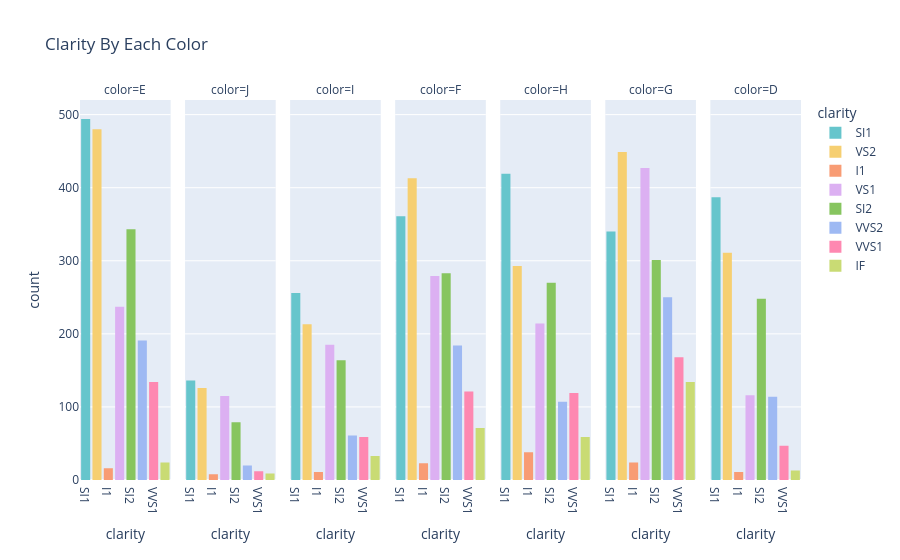

Notebook code for this chart:
### Code cell
px.histogram(df.sample(n=10000, replace=False, random_state=123).sort_index(), x='clarity', facet_col='color', color='clarity', title='Clarity By Each Color', color_discrete_sequence=px.colors.qualitative.Pastel)

### Figure 1 — Plotly figure (JSON) as saved in the notebook; plotly's stock layout.template omitted (floating-point values rounded to 4 significant figures; data arrays with more than 128 entries replaced by an {"elided": "..."} marker saying what was removed)
{"data": [{"alignmentgroup": "True", "bingroup": "x", "hovertemplate": "clarity=%{x}<br>color=E<br>count=%{y}<extra></extra>", "legendgroup": "SI1", "marker": {"color": "rgb(102, 197, 204)", "pattern": {"shape": ""}}, "name": "SI1", "offsetgroup": "SI1", "orientation": "v", "showlegend": true, "type": "histogram", "x": {"elided": "494 str values"}, "xaxis": "x", "yaxis": "y"}, {"alignmentgroup": "True", "bingroup": "x", "hovertemplate": "clarity=%{x}<br>color=J<br>count=%{y}<extra></extra>", "legendgroup": "SI1", "marker": {"color": "rgb(102, 197, 204)", "pattern": {"shape": ""}}, "name": "SI1", "offsetgroup": "SI1", "orientation": "v", "showlegend": false, "type": "histogram", "x": {"elided": "136 str values"}, "xaxis": "x2", "yaxis": "y2"}, {"alignmentgroup": "True", "bingroup": "x", "hovertemplate": "clarity=%{x}<br>color=I<br>count=%{y}<extra></extra>", "legendgroup": "SI1", "marker": {"color": "rgb(102, 197, 204)", "pattern": {"shape": ""}}, "name": "SI1", "offsetgroup": "SI1", "orientation": "v", "showlegend": false, "type": "histogram", "x": {"elided": "256 str values"}, "xaxis": "x3", "yaxis": "y3"}, {"alignmentgroup": "True", "bingroup": "x", "hovertemplate": "clarity=%{x}<br>color=F<br>count=%{y}<extra></extra>", "legendgroup": "SI1", "marker": {"color": "rgb(102, 197, 204)", "pattern": {"shape": ""}}, "name": "SI1", "offsetgroup": "SI1", "orientation": "v", "showlegend": false, "type": "histogram", "x": {"elided": "361 str values"}, "xaxis": "x4", "yaxis": "y4"}, {"alignmentgroup": "True", "bingroup": "x", "hovertemplate": "clarity=%{x}<br>color=H<br>count=%{y}<extra></extra>", "legendgroup": "SI1", "marker": {"color": "rgb(102, 197, 204)", "pattern": {"shape": ""}}, "name": "SI1", "offsetgroup": "SI1", "orientation": "v", "showlegend": false, "type": "histogram", "x": {"elided": "419 str values"}, "xaxis": "x5", "yaxis": "y5"}, {"alignmentgroup": "True", "bingroup": "x", "hovertemplate": "clarity=%{x}<br>color=G<br>count=%{y}<extra></extra>", "legendgroup": "SI1", "marker": {"color": "rgb(102, 197, 204)", "pattern": {"shape": ""}}, "name": "SI1", "offsetgroup": "SI1", "orientation": "v", "showlegend": false, "type": "histogram", "x": {"elided": "340 str values"}, "xaxis": "x6", "yaxis": "y6"}, {"alignmentgroup": "True", "bingroup": "x", "hovertemplate": "clarity=%{x}<br>color=D<br>count=%{y}<extra></extra>", "legendgroup": "SI1", "marker": {"color": "rgb(102, 197, 204)", "pattern": {"shape": ""}}, "name": "SI1", "offsetgroup": "SI1", "orientation": "v", "showlegend": false, "type": "histogram", "x": {"elided": "387 str values"}, "xaxis": "x7", "yaxis": "y7"}, {"alignmentgroup": "True", "bingroup": "x", "hovertemplate": "clarity=%{x}<br>color=E<br>count=%{y}<extra></extra>", "legendgroup": "VS2", "marker": {"color": "rgb(246, 207, 113)", "pattern": {"shape": ""}}, "name": "VS2", "offsetgroup": "VS2", "orientation": "v", "showlegend": true, "type": "histogram", "x": {"elided": "480 str values"}, "xaxis": "x", "yaxis": "y"}, {"alignmentgroup": "True", "bingroup": "x", "hovertemplate": "clarity=%{x}<br>color=J<br>count=%{y}<extra></extra>", "legendgroup": "VS2", "marker": {"color": "rgb(246, 207, 113)", "pattern": {"shape": ""}}, "name": "VS2", "offsetgroup": "VS2", "orientation": "v", "showlegend": false, "type": "histogram", "x": ["VS2", "VS2", "VS2", "VS2", "VS2", "VS2", "VS2", "VS2", "VS2", "VS2", "VS2", "VS2", "VS2", "VS2", "VS2", "VS2", "VS2", "VS2", "VS2", "VS2", "VS2", "VS2", "VS2", "VS2", "VS2", "VS2", "VS2", "VS2", "VS2", "VS2", "VS2", "VS2", "VS2", "VS2", "VS2", "VS2", "VS2", "VS2", "VS2", "VS2", "VS2", "VS2", "VS2", "VS2", "VS2", "VS2", "VS2", "VS2", "VS2", "VS2", "VS2", "VS2", "VS2", "VS2", "VS2", "VS2", "VS2", "VS2", "VS2", "VS2", "VS2", "VS2", "VS2", "VS2", "VS2", "VS2", "VS2", "VS2", "VS2", "VS2", "VS2", "VS2", "VS2", "VS2", "VS2", "VS2", "VS2", "VS2", "VS2", "VS2", "VS2", "VS2", "VS2", "VS2", "VS2", "VS2", "VS2", "VS2", "VS2", "VS2", "VS2", "VS2", "VS2", "VS2", "VS2", "VS2", "VS2", "VS2", "VS2", "VS2", "VS2", "VS2", "VS2", "VS2", "VS2", "VS2", "VS2", "VS2", "VS2", "VS2", "VS2", "VS2", "VS2", "VS2", "VS2", "VS2", "VS2", "VS2", "VS2", "VS2", "VS2", "VS2", "VS2", "VS2", "VS2", "VS2"], "xaxis": "x2", "yaxis": "y2"}, {"alignmentgroup": "True", "bingroup": "x", "hovertemplate": "clarity=%{x}<br>color=I<br>count=%{y}<extra></extra>", "legendgroup": "VS2", "marker": {"color": "rgb(246, 207, 113)", "pattern": {"shape": ""}}, "name": "VS2", "offsetgroup": "VS2", "orientation": "v", "showlegend": false, "type": "histogram", "x": {"elided": "213 str values"}, "xaxis": "x3", "yaxis": "y3"}, {"alignmentgroup": "True", "bingroup": "x", "hovertemplate": "clarity=%{x}<br>color=F<br>count=%{y}<extra></extra>", "legendgroup": "VS2", "marker": {"color": "rgb(246, 207, 113)", "pattern": {"shape": ""}}, "name": "VS2", "offsetgroup": "VS2", "orientation": "v", "showlegend": false, "type": "histogram", "x": {"elided": "413 str values"}, "xaxis": "x4", "yaxis": "y4"}, {"alignmentgroup": "True", "bingroup": "x", "hovertemplate": "clarity=%{x}<br>color=H<br>count=%{y}<extra></extra>", "legendgroup": "VS2", "marker": {"color": "rgb(246, 207, 113)", "pattern": {"shape": ""}}, "name": "VS2", "offsetgroup": "VS2", "orientation": "v", "showlegend": false, "type": "histogram", "x": {"elided": "293 str values"}, "xaxis": "x5", "yaxis": "y5"}, {"alignmentgroup": "True", "bingroup": "x", "hovertemplate": "clarity=%{x}<br>color=G<br>count=%{y}<extra></extra>", "legendgroup": "VS2", "marker": {"color": "rgb(246, 207, 113)", "pattern": {"shape": ""}}, "name": "VS2", "offsetgroup": "VS2", "orientation": "v", "showlegend": false, "type": "histogram", "x": {"elided": "449 str values"}, "xaxis": "x6", "yaxis": "y6"}, {"alignmentgroup": "True", "bingroup": "x", "hovertemplate": "clarity=%{x}<br>color=D<br>count=%{y}<extra></extra>", "legendgroup": "VS2", "marker": {"color": "rgb(246, 207, 113)", "pattern": {"shape": ""}}, "name": "VS2", "offsetgroup": "VS2", "orientation": "v", "showlegend": false, "type": "histogram", "x": {"elided": "311 str values"}, "xaxis": "x7", "yaxis": "y7"}, {"alignmentgroup": "True", "bingroup": "x", "hovertemplate": "clarity=%{x}<br>color=E<br>count=%{y}<extra></extra>", "legendgroup": "I1", "marker": {"color": "rgb(248, 156, 116)", "pattern": {"shape": ""}}, "name": "I1", "offsetgroup": "I1", "orientation": "v", "showlegend": true, "type": "histogram", "x": ["I1", "I1", "I1", "I1", "I1", "I1", "I1", "I1", "I1", "I1", "I1", "I1", "I1", "I1", "I1", "I1"], "xaxis": "x", "yaxis": "y"}, {"alignmentgroup": "True", "bingroup": "x", "hovertemplate": "clarity=%{x}<br>color=J<br>count=%{y}<extra></extra>", "legendgroup": "I1", "marker": {"color": "rgb(248, 156, 116)", "pattern": {"shape": ""}}, "name": "I1", "offsetgroup": "I1", "orientation": "v", "showlegend": false, "type": "histogram", "x": ["I1", "I1", "I1", "I1", "I1", "I1", "I1", "I1"], "xaxis": "x2", "yaxis": "y2"}, {"alignmentgroup": "True", "bingroup": "x", "hovertemplate": "clarity=%{x}<br>color=I<br>count=%{y}<extra></extra>", "legendgroup": "I1", "marker": {"color": "rgb(248, 156, 116)", "pattern": {"shape": ""}}, "name": "I1", "offsetgroup": "I1", "orientation": "v", "showlegend": false, "type": "histogram", "x": ["I1", "I1", "I1", "I1", "I1", "I1", "I1", "I1", "I1", "I1", "I1"], "xaxis": "x3", "yaxis": "y3"}, {"alignmentgroup": "True", "bingroup": "x", "hovertemplate": "clarity=%{x}<br>color=F<br>count=%{y}<extra></extra>", "legendgroup": "I1", "marker": {"color": "rgb(248, 156, 116)", "pattern": {"shape": ""}}, "name": "I1", "offsetgroup": "I1", "orientation": "v", "showlegend": false, "type": "histogram", "x": ["I1", "I1", "I1", "I1", "I1", "I1", "I1", "I1", "I1", "I1", "I1", "I1", "I1", "I1", "I1", "I1", "I1", "I1", "I1", "I1", "I1", "I1", "I1"], "xaxis": "x4", "yaxis": "y4"}, {"alignmentgroup": "True", "bingroup": "x", "hovertemplate": "clarity=%{x}<br>color=H<br>count=%{y}<extra></extra>", "legendgroup": "I1", "marker": {"color": "rgb(248, 156, 116)", "pattern": {"shape": ""}}, "name": "I1", "offsetgroup": "I1", "orientation": "v", "showlegend": false, "type": "histogram", "x": ["I1", "I1", "I1", "I1", "I1", "I1", "I1", "I1", "I1", "I1", "I1", "I1", "I1", "I1", "I1", "I1", "I1", "I1", "I1", "I1", "I1", "I1", "I1", "I1", "I1", "I1", "I1", "I1", "I1", "I1", "I1", "I1", "I1", "I1", "I1", "I1", "I1", "I1"], "xaxis": "x5", "yaxis": "y5"}, {"alignmentgroup": "True", "bingroup": "x", "hovertemplate": "clarity=%{x}<br>color=G<br>count=%{y}<extra></extra>", "legendgroup": "I1", "marker": {"color": "rgb(248, 156, 116)", "pattern": {"shape": ""}}, "name": "I1", "offsetgroup": "I1", "orientation": "v", "showlegend": false, "type": "histogram", "x": ["I1", "I1", "I1", "I1", "I1", "I1", "I1", "I1", "I1", "I1", "I1", "I1", "I1", "I1", "I1", "I1", "I1", "I1", "I1", "I1", "I1", "I1", "I1", "I1"], "xaxis": "x6", "yaxis": "y6"}, {"alignmentgroup": "True", "bingroup": "x", "hovertemplate": "clarity=%{x}<br>color=D<br>count=%{y}<extra></extra>", "legendgroup": "I1", "marker": {"color": "rgb(248, 156, 116)", "pattern": {"shape": ""}}, "name": "I1", "offsetgroup": "I1", "orientation": "v", "showlegend": false, "type": "histogram", "x": ["I1", "I1", "I1", "I1", "I1", "I1", "I1", "I1", "I1", "I1", "I1"], "xaxis": "x7", "yaxis": "y7"}, {"alignmentgroup": "True", "bingroup": "x", "hovertemplate": "clarity=%{x}<br>color=E<br>count=%{y}<extra></extra>", "legendgroup": "VS1", "marker": {"color": "rgb(220, 176, 242)", "pattern": {"shape": ""}}, "name": "VS1", "offsetgroup": "VS1", "orientation": "v", "showlegend": true, "type": "histogram", "x": {"elided": "237 str values"}, "xaxis": "x", "yaxis": "y"}, {"alignmentgroup": "True", "bingroup": "x", "hovertemplate": "clarity=%{x}<br>color=J<br>count=%{y}<extra></extra>", "legendgroup": "VS1", "marker": {"color": "rgb(220, 176, 242)", "pattern": {"shape": ""}}, "name": "VS1", "offsetgroup": "VS1", "orientation": "v", "showlegend": false, "type": "histogram", "x": ["VS1", "VS1", "VS1", "VS1", "VS1", "VS1", "VS1", "VS1", "VS1", "VS1", "VS1", "VS1", "VS1", "VS1", "VS1", "VS1", "VS1", "VS1", "VS1", "VS1", "VS1", "VS1", "VS1", "VS1", "VS1", "VS1", "VS1", "VS1", "VS1", "VS1", "VS1", "VS1", "VS1", "VS1", "VS1", "VS1", "VS1", "VS1", "VS1", "VS1", "VS1", "VS1", "VS1", "VS1", "VS1", "VS1", "VS1", "VS1", "VS1", "VS1", "VS1", "VS1", "VS1", "VS1", "VS1", "VS1", "VS1", "VS1", "VS1", "VS1", "VS1", "VS1", "VS1", "VS1", "VS1", "VS1", "VS1", "VS1", "VS1", "VS1", "VS1", "VS1", "VS1", "VS1", "VS1", "VS1", "VS1", "VS1", "VS1", "VS1", "VS1", "VS1", "VS1", "VS1", "VS1", "VS1", "VS1", "VS1", "VS1", "VS1", "VS1", "VS1", "VS1", "VS1", "VS1", "VS1", "VS1", "VS1", "VS1", "VS1", "VS1", "VS1", "VS1", "VS1", "VS1", "VS1", "VS1", "VS1", "VS1", "VS1", "VS1", "VS1", "VS1", "VS1", "VS1"], "xaxis": "x2", "yaxis": "y2"}, {"alignmentgroup": "True", "bingroup": "x", "hovertemplate": "clarity=%{x}<br>color=I<br>count=%{y}<extra></extra>", "legendgroup": "VS1", "marker": {"color": "rgb(220, 176, 242)", "pattern": {"shape": ""}}, "name": "VS1", "offsetgroup": "VS1", "orientation": "v", "showlegend": false, "type": "histogram", "x": {"elided": "185 str values"}, "xaxis": "x3", "yaxis": "y3"}, {"alignmentgroup": "True", "bingroup": "x", "hovertemplate": "clarity=%{x}<br>color=F<br>count=%{y}<extra></extra>", "legendgroup": "VS1", "marker": {"color": "rgb(220, 176, 242)", "pattern": {"shape": ""}}, "name": "VS1", "offsetgroup": "VS1", "orientation": "v", "showlegend": false, "type": "histogram", "x": {"elided": "279 str values"}, "xaxis": "x4", "yaxis": "y4"}, {"alignmentgroup": "True", "bingroup": "x", "hovertemplate": "clarity=%{x}<br>color=H<br>count=%{y}<extra></extra>", "legendgroup": "VS1", "marker": {"color": "rgb(220, 176, 242)", "pattern": {"shape": ""}}, "name": "VS1", "offsetgroup": "VS1", "orientation": "v", "showlegend": false, "type": "histogram", "x": {"elided": "214 str values"}, "xaxis": "x5", "yaxis": "y5"}, {"alignmentgroup": "True", "bingroup": "x", "hovertemplate": "clarity=%{x}<br>color=G<br>count=%{y}<extra></extra>", "legendgroup": "VS1", "marker": {"color": "rgb(220, 176, 242)", "pattern": {"shape": ""}}, "name": "VS1", "offsetgroup": "VS1", "orientation": "v", "showlegend": false, "type": "histogram", "x": {"elided": "427 str values"}, "xaxis": "x6", "yaxis": "y6"}, {"alignmentgroup": "True", "bingroup": "x", "hovertemplate": "clarity=%{x}<br>color=D<br>count=%{y}<extra></extra>", "legendgroup": "VS1", "marker": {"color": "rgb(220, 176, 242)", "pattern": {"shape": ""}}, "name": "VS1", "offsetgroup": "VS1", "orientation": "v", "showlegend": false, "type": "histogram", "x": ["VS1", "VS1", "VS1", "VS1", "VS1", "VS1", "VS1", "VS1", "VS1", "VS1", "VS1", "VS1", "VS1", "VS1", "VS1", "VS1", "VS1", "VS1", "VS1", "VS1", "VS1", "VS1", "VS1", "VS1", "VS1", "VS1", "VS1", "VS1", "VS1", "VS1", "VS1", "VS1", "VS1", "VS1", "VS1", "VS1", "VS1", "VS1", "VS1", "VS1", "VS1", "VS1", "VS1", "VS1", "VS1", "VS1", "VS1", "VS1", "VS1", "VS1", "VS1", "VS1", "VS1", "VS1", "VS1", "VS1", "VS1", "VS1", "VS1", "VS1", "VS1", "VS1", "VS1", "VS1", "VS1", "VS1", "VS1", "VS1", "VS1", "VS1", "VS1", "VS1", "VS1", "VS1", "VS1", "VS1", "VS1", "VS1", "VS1", "VS1", "VS1", "VS1", "VS1", "VS1", "VS1", "VS1", "VS1", "VS1", "VS1", "VS1", "VS1", "VS1", "VS1", "VS1", "VS1", "VS1", "VS1", "VS1", "VS1", "VS1", "VS1", "VS1", "VS1", "VS1", "VS1", "VS1", "VS1", "VS1", "VS1", "VS1", "VS1", "VS1", "VS1", "VS1", "VS1", "VS1"], "xaxis": "x7", "yaxis": "y7"}, {"alignmentgroup": "True", "bingroup": "x", "hovertemplate": "clarity=%{x}<br>color=E<br>count=%{y}<extra></extra>", "legendgroup": "SI2", "marker": {"color": "rgb(135, 197, 95)", "pattern": {"shape": ""}}, "name": "SI2", "offsetgroup": "SI2", "orientation": "v", "showlegend": true, "type": "histogram", "x": {"elided": "343 str values"}, "xaxis": "x", "yaxis": "y"}, {"alignmentgroup": "True", "bingroup": "x", "hovertemplate": "clarity=%{x}<br>color=J<br>count=%{y}<extra></extra>", "legendgroup": "SI2", "marker": {"color": "rgb(135, 197, 95)", "pattern": {"shape": ""}}, "name": "SI2", "offsetgroup": "SI2", "orientation": "v", "showlegend": false, "type": "histogram", "x": ["SI2", "SI2", "SI2", "SI2", "SI2", "SI2", "SI2", "SI2", "SI2", "SI2", "SI2", "SI2", "SI2", "SI2", "SI2", "SI2", "SI2", "SI2", "SI2", "SI2", "SI2", "SI2", "SI2", "SI2", "SI2", "SI2", "SI2", "SI2", "SI2", "SI2", "SI2", "SI2", "SI2", "SI2", "SI2", "SI2", "SI2", "SI2", "SI2", "SI2", "SI2", "SI2", "SI2", "SI2", "SI2", "SI2", "SI2", "SI2", "SI2", "SI2", "SI2", "SI2", "SI2", "SI2", "SI2", "SI2", "SI2", "SI2", "SI2", "SI2", "SI2", "SI2", "SI2", "SI2", "SI2", "SI2", "SI2", "SI2", "SI2", "SI2", "SI2", "SI2", "SI2", "SI2", "SI2", "SI2", "SI2", "SI2", "SI2"], "xaxis": "x2", "yaxis": "y2"}, {"alignmentgroup": "True", "bingroup": "x", "hovertemplate": "clarity=%{x}<br>color=I<br>count=%{y}<extra></extra>", "legendgroup": "SI2", "marker": {"color": "rgb(135, 197, 95)", "pattern": {"shape": ""}}, "name": "SI2", "offsetgroup": "SI2", "orientation": "v", "showlegend": false, "type": "histogram", "x": {"elided": "164 str values"}, "xaxis": "x3", "yaxis": "y3"}, {"alignmentgroup": "True", "bingroup": "x", "hovertemplate": "clarity=%{x}<br>color=F<br>count=%{y}<extra></extra>", "legendgroup": "SI2", "marker": {"color": "rgb(135, 197, 95)", "pattern": {"shape": ""}}, "name": "SI2", "offsetgroup": "SI2", "orientation": "v", "showlegend": false, "type": "histogram", "x": {"elided": "283 str values"}, "xaxis": "x4", "yaxis": "y4"}, {"alignmentgroup": "True", "bingroup": "x", "hovertemplate": "clarity=%{x}<br>color=H<br>count=%{y}<extra></extra>", "legendgroup": "SI2", "marker": {"color": "rgb(135, 197, 95)", "pattern": {"shape": ""}}, "name": "SI2", "offsetgroup": "SI2", "orientation": "v", "showlegend": false, "type": "histogram", "x": {"elided": "270 str values"}, "xaxis": "x5", "yaxis": "y5"}, {"alignmentgroup": "True", "bingroup": "x", "hovertemplate": "clarity=%{x}<br>color=G<br>count=%{y}<extra></extra>", "legendgroup": "SI2", "marker": {"color": "rgb(135, 197, 95)", "pattern": {"shape": ""}}, "name": "SI2", "offsetgroup": "SI2", "orientation": "v", "showlegend": false, "type": "histogram", "x": {"elided": "301 str values"}, "xaxis": "x6", "yaxis": "y6"}, {"alignmentgroup": "True", "bingroup": "x", "hovertemplate": "clarity=%{x}<br>color=D<br>count=%{y}<extra></extra>", "legendgroup": "SI2", "marker": {"color": "rgb(135, 197, 95)", "pattern": {"shape": ""}}, "name": "SI2", "offsetgroup": "SI2", "orientation": "v", "showlegend": false, "type": "histogram", "x": {"elided": "248 str values"}, "xaxis": "x7", "yaxis": "y7"}, {"alignmentgroup": "True", "bingroup": "x", "hovertemplate": "clarity=%{x}<br>color=E<br>count=%{y}<extra></extra>", "legendgroup": "VVS2", "marker": {"color": "rgb(158, 185, 243)", "pattern": {"shape": ""}}, "name": "VVS2", "offsetgroup": "VVS2", "orientation": "v", "showlegend": true, "type": "histogram", "x": {"elided": "191 str values"}, "xaxis": "x", "yaxis": "y"}, {"alignmentgroup": "True", "bingroup": "x", "hovertemplate": "clarity=%{x}<br>color=J<br>count=%{y}<extra></extra>", "legendgroup": "VVS2", "marker": {"color": "rgb(158, 185, 243)", "pattern": {"shape": ""}}, "name": "VVS2", "offsetgroup": "VVS2", "orientation": "v", "showlegend": false, "type": "histogram", "x": ["VVS2", "VVS2", "VVS2", "VVS2", "VVS2", "VVS2", "VVS2", "VVS2", "VVS2", "VVS2", "VVS2", "VVS2", "VVS2", "VVS2", "VVS2", "VVS2", "VVS2", "VVS2", "VVS2", "VVS2"], "xaxis": "x2", "yaxis": "y2"}, {"alignmentgroup": "True", "bingroup": "x", "hovertemplate": "clarity=%{x}<br>color=I<br>count=%{y}<extra></extra>", "legendgroup": "VVS2", "marker": {"color": "rgb(158, 185, 243)", "pattern": {"shape": ""}}, "name": "VVS2", "offsetgroup": "VVS2", "orientation": "v", "showlegend": false, "type": "histogram", "x": ["VVS2", "VVS2", "VVS2", "VVS2", "VVS2", "VVS2", "VVS2", "VVS2", "VVS2", "VVS2", "VVS2", "VVS2", "VVS2", "VVS2", "VVS2", "VVS2", "VVS2", "VVS2", "VVS2", "VVS2", "VVS2", "VVS2", "VVS2", "VVS2", "VVS2", "VVS2", "VVS2", "VVS2", "VVS2", "VVS2", "VVS2", "VVS2", "VVS2", "VVS2", "VVS2", "VVS2", "VVS2", "VVS2", "VVS2", "VVS2", "VVS2", "VVS2", "VVS2", "VVS2", "VVS2", "VVS2", "VVS2", "VVS2", "VVS2", "VVS2", "VVS2", "VVS2", "VVS2", "VVS2", "VVS2", "VVS2", "VVS2", "VVS2", "VVS2", "VVS2", "VVS2"], "xaxis": "x3", "yaxis": "y3"}, {"alignmentgroup": "True", "bingroup": "x", "hovertemplate": "clarity=%{x}<br>color=F<br>count=%{y}<extra></extra>", "legendgroup": "VVS2", "marker": {"color": "rgb(158, 185, 243)", "pattern": {"shape": ""}}, "name": "VVS2", "offsetgroup": "VVS2", "orientation": "v", "showlegend": false, "type": "histogram", "x": {"elided": "184 str values"}, "xaxis": "x4", "yaxis": "y4"}, {"alignmentgroup": "True", "bingroup": "x", "hovertemplate": "clarity=%{x}<br>color=H<br>count=%{y}<extra></extra>", "legendgroup": "VVS2", "marker": {"color": "rgb(158, 185, 243)", "pattern": {"shape": ""}}, "name": "VVS2", "offsetgroup": "VVS2", "orientation": "v", "showlegend": false, "type": "histogram", "x": ["VVS2", "VVS2", "VVS2", "VVS2", "VVS2", "VVS2", "VVS2", "VVS2", "VVS2", "VVS2", "VVS2", "VVS2", "VVS2", "VVS2", "VVS2", "VVS2", "VVS2", "VVS2", "VVS2", "VVS2", "VVS2", "VVS2", "VVS2", "VVS2", "VVS2", "VVS2", "VVS2", "VVS2", "VVS2", "VVS2", "VVS2", "VVS2", "VVS2", "VVS2", "VVS2", "VVS2", "VVS2", "VVS2", "VVS2", "VVS2", "VVS2", "VVS2", "VVS2", "VVS2", "VVS2", "VVS2", "VVS2", "VVS2", "VVS2", "VVS2", "VVS2", "VVS2", "VVS2", "VVS2", "VVS2", "VVS2", "VVS2", "VVS2", "VVS2", "VVS2", "VVS2", "VVS2", "VVS2", "VVS2", "VVS2", "VVS2", "VVS2", "VVS2", "VVS2", "VVS2", "VVS2", "VVS2", "VVS2", "VVS2", "VVS2", "VVS2", "VVS2", "VVS2", "VVS2", "VVS2", "VVS2", "VVS2", "VVS2", "VVS2", "VVS2", "VVS2", "VVS2", "VVS2", "VVS2", "VVS2", "VVS2", "VVS2", "VVS2", "VVS2", "VVS2", "VVS2", "VVS2", "VVS2", "VVS2", "VVS2", "VVS2", "VVS2", "VVS2", "VVS2", "VVS2", "VVS2", "VVS2"], "xaxis": "x5", "yaxis": "y5"}, {"alignmentgroup": "True", "bingroup": "x", "hovertemplate": "clarity=%{x}<br>color=G<br>count=%{y}<extra></extra>", "legendgroup": "VVS2", "marker": {"color": "rgb(158, 185, 243)", "pattern": {"shape": ""}}, "name": "VVS2", "offsetgroup": "VVS2", "orientation": "v", "showlegend": false, "type": "histogram", "x": {"elided": "250 str values"}, "xaxis": "x6", "yaxis": "y6"}, {"alignmentgroup": "True", "bingroup": "x", "hovertemplate": "clarity=%{x}<br>color=D<br>count=%{y}<extra></extra>", "legendgroup": "VVS2", "marker": {"color": "rgb(158, 185, 243)", "pattern": {"shape": ""}}, "name": "VVS2", "offsetgroup": "VVS2", "orientation": "v", "showlegend": false, "type": "histogram", "x": ["VVS2", "VVS2", "VVS2", "VVS2", "VVS2", "VVS2", "VVS2", "VVS2", "VVS2", "VVS2", "VVS2", "VVS2", "VVS2", "VVS2", "VVS2", "VVS2", "VVS2", "VVS2", "VVS2", "VVS2", "VVS2", "VVS2", "VVS2", "VVS2", "VVS2", "VVS2", "VVS2", "VVS2", "VVS2", "VVS2", "VVS2", "VVS2", "VVS2", "VVS2", "VVS2", "VVS2", "VVS2", "VVS2", "VVS2", "VVS2", "VVS2", "VVS2", "VVS2", "VVS2", "VVS2", "VVS2", "VVS2", "VVS2", "VVS2", "VVS2", "VVS2", "VVS2", "VVS2", "VVS2", "VVS2", "VVS2", "VVS2", "VVS2", "VVS2", "VVS2", "VVS2", "VVS2", "VVS2", "VVS2", "VVS2", "VVS2", "VVS2", "VVS2", "VVS2", "VVS2", "VVS2", "VVS2", "VVS2", "VVS2", "VVS2", "VVS2", "VVS2", "VVS2", "VVS2", "VVS2", "VVS2", "VVS2", "VVS2", "VVS2", "VVS2", "VVS2", "VVS2", "VVS2", "VVS2", "VVS2", "VVS2", "VVS2", "VVS2", "VVS2", "VVS2", "VVS2", "VVS2", "VVS2", "VVS2", "VVS2", "VVS2", "VVS2", "VVS2", "VVS2", "VVS2", "VVS2", "VVS2", "VVS2", "VVS2", "VVS2", "VVS2", "VVS2", "VVS2", "VVS2"], "xaxis": "x7", "yaxis": "y7"}, {"alignmentgroup": "True", "bingroup": "x", "hovertemplate": "clarity=%{x}<br>color=E<br>count=%{y}<extra></extra>", "legendgroup": "VVS1", "marker": {"color": "rgb(254, 136, 177)", "pattern": {"shape": ""}}, "name": "VVS1", "offsetgroup": "VVS1", "orientation": "v", "showlegend": true, "type": "histogram", "x": {"elided": "134 str values"}, "xaxis": "x", "yaxis": "y"}, {"alignmentgroup": "True", "bingroup": "x", "hovertemplate": "clarity=%{x}<br>color=J<br>count=%{y}<extra></extra>", "legendgroup": "VVS1", "marker": {"color": "rgb(254, 136, 177)", "pattern": {"shape": ""}}, "name": "VVS1", "offsetgroup": "VVS1", "orientation": "v", "showlegend": false, "type": "histogram", "x": ["VVS1", "VVS1", "VVS1", "VVS1", "VVS1", "VVS1", "VVS1", "VVS1", "VVS1", "VVS1", "VVS1", "VVS1"], "xaxis": "x2", "yaxis": "y2"}, {"alignmentgroup": "True", "bingroup": "x", "hovertemplate": "clarity=%{x}<br>color=I<br>count=%{y}<extra></extra>", "legendgroup": "VVS1", "marker": {"color": "rgb(254, 136, 177)", "pattern": {"shape": ""}}, "name": "VVS1", "offsetgroup": "VVS1", "orientation": "v", "showlegend": false, "type": "histogram", "x": ["VVS1", "VVS1", "VVS1", "VVS1", "VVS1", "VVS1", "VVS1", "VVS1", "VVS1", "VVS1", "VVS1", "VVS1", "VVS1", "VVS1", "VVS1", "VVS1", "VVS1", "VVS1", "VVS1", "VVS1", "VVS1", "VVS1", "VVS1", "VVS1", "VVS1", "VVS1", "VVS1", "VVS1", "VVS1", "VVS1", "VVS1", "VVS1", "VVS1", "VVS1", "VVS1", "VVS1", "VVS1", "VVS1", "VVS1", "VVS1", "VVS1", "VVS1", "VVS1", "VVS1", "VVS1", "VVS1", "VVS1", "VVS1", "VVS1", "VVS1", "VVS1", "VVS1", "VVS1", "VVS1", "VVS1", "VVS1", "VVS1", "VVS1", "VVS1"], "xaxis": "x3", "yaxis": "y3"}, {"alignmentgroup": "True", "bingroup": "x", "hovertemplate": "clarity=%{x}<br>color=F<br>count=%{y}<extra></extra>", "legendgroup": "VVS1", "marker": {"color": "rgb(254, 136, 177)", "pattern": {"shape": ""}}, "name": "VVS1", "offsetgroup": "VVS1", "orientation": "v", "showlegend": false, "type": "histogram", "x": ["VVS1", "VVS1", "VVS1", "VVS1", "VVS1", "VVS1", "VVS1", "VVS1", "VVS1", "VVS1", "VVS1", "VVS1", "VVS1", "VVS1", "VVS1", "VVS1", "VVS1", "VVS1", "VVS1", "VVS1", "VVS1", "VVS1", "VVS1", "VVS1", "VVS1", "VVS1", "VVS1", "VVS1", "VVS1", "VVS1", "VVS1", "VVS1", "VVS1", "VVS1", "VVS1", "VVS1", "VVS1", "VVS1", "VVS1", "VVS1", "VVS1", "VVS1", "VVS1", "VVS1", "VVS1", "VVS1", "VVS1", "VVS1", "VVS1", "VVS1", "VVS1", "VVS1", "VVS1", "VVS1", "VVS1", "VVS1", "VVS1", "VVS1", "VVS1", "VVS1", "VVS1", "VVS1", "VVS1", "VVS1", "VVS1", "VVS1", "VVS1", "VVS1", "VVS1", "VVS1", "VVS1", "VVS1", "VVS1", "VVS1", "VVS1", "VVS1", "VVS1", "VVS1", "VVS1", "VVS1", "VVS1", "VVS1", "VVS1", "VVS1", "VVS1", "VVS1", "VVS1", "VVS1", "VVS1", "VVS1", "VVS1", "VVS1", "VVS1", "VVS1", "VVS1", "VVS1", "VVS1", "VVS1", "VVS1", "VVS1", "VVS1", "VVS1", "VVS1", "VVS1", "VVS1", "VVS1", "VVS1", "VVS1", "VVS1", "VVS1", "VVS1", "VVS1", "VVS1", "VVS1", "VVS1", "VVS1", "VVS1", "VVS1", "VVS1", "VVS1", "VVS1"], "xaxis": "x4", "yaxis": "y4"}, {"alignmentgroup": "True", "bingroup": "x", "hovertemplate": "clarity=%{x}<br>color=H<br>count=%{y}<extra></extra>", "legendgroup": "VVS1", "marker": {"color": "rgb(254, 136, 177)", "pattern": {"shape": ""}}, "name": "VVS1", "offsetgroup": "VVS1", "orientation": "v", "showlegend": false, "type": "histogram", "x": ["VVS1", "VVS1", "VVS1", "VVS1", "VVS1", "VVS1", "VVS1", "VVS1", "VVS1", "VVS1", "VVS1", "VVS1", "VVS1", "VVS1", "VVS1", "VVS1", "VVS1", "VVS1", "VVS1", "VVS1", "VVS1", "VVS1", "VVS1", "VVS1", "VVS1", "VVS1", "VVS1", "VVS1", "VVS1", "VVS1", "VVS1", "VVS1", "VVS1", "VVS1", "VVS1", "VVS1", "VVS1", "VVS1", "VVS1", "VVS1", "VVS1", "VVS1", "VVS1", "VVS1", "VVS1", "VVS1", "VVS1", "VVS1", "VVS1", "VVS1", "VVS1", "VVS1", "VVS1", "VVS1", "VVS1", "VVS1", "VVS1", "VVS1", "VVS1", "VVS1", "VVS1", "VVS1", "VVS1", "VVS1", "VVS1", "VVS1", "VVS1", "VVS1", "VVS1", "VVS1", "VVS1", "VVS1", "VVS1", "VVS1", "VVS1", "VVS1", "VVS1", "VVS1", "VVS1", "VVS1", "VVS1", "VVS1", "VVS1", "VVS1", "VVS1", "VVS1", "VVS1", "VVS1", "VVS1", "VVS1", "VVS1", "VVS1", "VVS1", "VVS1", "VVS1", "VVS1", "VVS1", "VVS1", "VVS1", "VVS1", "VVS1", "VVS1", "VVS1", "VVS1", "VVS1", "VVS1", "VVS1", "VVS1", "VVS1", "VVS1", "VVS1", "VVS1", "VVS1", "VVS1", "VVS1", "VVS1", "VVS1", "VVS1", "VVS1"], "xaxis": "x5", "yaxis": "y5"}, {"alignmentgroup": "True", "bingroup": "x", "hovertemplate": "clarity=%{x}<br>color=G<br>count=%{y}<extra></extra>", "legendgroup": "VVS1", "marker": {"color": "rgb(254, 136, 177)", "pattern": {"shape": ""}}, "name": "VVS1", "offsetgroup": "VVS1", "orientation": "v", "showlegend": false, "type": "histogram", "x": {"elided": "168 str values"}, "xaxis": "x6", "yaxis": "y6"}, {"alignmentgroup": "True", "bingroup": "x", "hovertemplate": "clarity=%{x}<br>color=D<br>count=%{y}<extra></extra>", "legendgroup": "VVS1", "marker": {"color": "rgb(254, 136, 177)", "pattern": {"shape": ""}}, "name": "VVS1", "offsetgroup": "VVS1", "orientation": "v", "showlegend": false, "type": "histogram", "x": ["VVS1", "VVS1", "VVS1", "VVS1", "VVS1", "VVS1", "VVS1", "VVS1", "VVS1", "VVS1", "VVS1", "VVS1", "VVS1", "VVS1", "VVS1", "VVS1", "VVS1", "VVS1", "VVS1", "VVS1", "VVS1", "VVS1", "VVS1", "VVS1", "VVS1", "VVS1", "VVS1", "VVS1", "VVS1", "VVS1", "VVS1", "VVS1", "VVS1", "VVS1", "VVS1", "VVS1", "VVS1", "VVS1", "VVS1", "VVS1", "VVS1", "VVS1", "VVS1", "VVS1", "VVS1", "VVS1", "VVS1"], "xaxis": "x7", "yaxis": "y7"}, {"alignmentgroup": "True", "bingroup": "x", "hovertemplate": "clarity=%{x}<br>color=E<br>count=%{y}<extra></extra>", "legendgroup": "IF", "marker": {"color": "rgb(201, 219, 116)", "pattern": {"shape": ""}}, "name": "IF", "offsetgroup": "IF", "orientation": "v", "showlegend": true, "type": "histogram", "x": ["IF", "IF", "IF", "IF", "IF", "IF", "IF", "IF", "IF", "IF", "IF", "IF", "IF", "IF", "IF", "IF", "IF", "IF", "IF", "IF", "IF", "IF", "IF", "IF"], "xaxis": "x", "yaxis": "y"}, {"alignmentgroup": "True", "bingroup": "x", "hovertemplate": "clarity=%{x}<br>color=J<br>count=%{y}<extra></extra>", "legendgroup": "IF", "marker": {"color": "rgb(201, 219, 116)", "pattern": {"shape": ""}}, "name": "IF", "offsetgroup": "IF", "orientation": "v", "showlegend": false, "type": "histogram", "x": ["IF", "IF", "IF", "IF", "IF", "IF", "IF", "IF", "IF"], "xaxis": "x2", "yaxis": "y2"}, {"alignmentgroup": "True", "bingroup": "x", "hovertemplate": "clarity=%{x}<br>color=I<br>count=%{y}<extra></extra>", "legendgroup": "IF", "marker": {"color": "rgb(201, 219, 116)", "pattern": {"shape": ""}}, "name": "IF", "offsetgroup": "IF", "orientation": "v", "showlegend": false, "type": "histogram", "x": ["IF", "IF", "IF", "IF", "IF", "IF", "IF", "IF", "IF", "IF", "IF", "IF", "IF", "IF", "IF", "IF", "IF", "IF", "IF", "IF", "IF", "IF", "IF", "IF", "IF", "IF", "IF", "IF", "IF", "IF", "IF", "IF", "IF"], "xaxis": "x3", "yaxis": "y3"}, {"alignmentgroup": "True", "bingroup": "x", "hovertemplate": "clarity=%{x}<br>color=F<br>count=%{y}<extra></extra>", "legendgroup": "IF", "marker": {"color": "rgb(201, 219, 116)", "pattern": {"shape": ""}}, "name": "IF", "offsetgroup": "IF", "orientation": "v", "showlegend": false, "type": "histogram", "x": ["IF", "IF", "IF", "IF", "IF", "IF", "IF", "IF", "IF", "IF", "IF", "IF", "IF", "IF", "IF", "IF", "IF", "IF", "IF", "IF", "IF", "IF", "IF", "IF", "IF", "IF", "IF", "IF", "IF", "IF", "IF", "IF", "IF", "IF", "IF", "IF", "IF", "IF", "IF", "IF", "IF", "IF", "IF", "IF", "IF", "IF", "IF", "IF", "IF", "IF", "IF", "IF", "IF", "IF", "IF", "IF", "IF", "IF", "IF", "IF", "IF", "IF", "IF", "IF", "IF", "IF", "IF", "IF", "IF", "IF", "IF"], "xaxis": "x4", "yaxis": "y4"}, {"alignmentgroup": "True", "bingroup": "x", "hovertemplate": "clarity=%{x}<br>color=H<br>count=%{y}<extra></extra>", "legendgroup": "IF", "marker": {"color": "rgb(201, 219, 116)", "pattern": {"shape": ""}}, "name": "IF", "offsetgroup": "IF", "orientation": "v", "showlegend": false, "type": "histogram", "x": ["IF", "IF", "IF", "IF", "IF", "IF", "IF", "IF", "IF", "IF", "IF", "IF", "IF", "IF", "IF", "IF", "IF", "IF", "IF", "IF", "IF", "IF", "IF", "IF", "IF", "IF", "IF", "IF", "IF", "IF", "IF", "IF", "IF", "IF", "IF", "IF", "IF", "IF", "IF", "IF", "IF", "IF", "IF", "IF", "IF", "IF", "IF", "IF", "IF", "IF", "IF", "IF", "IF", "IF", "IF", "IF", "IF", "IF", "IF"], "xaxis": "x5", "yaxis": "y5"}, {"alignmentgroup": "True", "bingroup": "x", "hovertemplate": "clarity=%{x}<br>color=G<br>count=%{y}<extra></extra>", "legendgroup": "IF", "marker": {"color": "rgb(201, 219, 116)", "pattern": {"shape": ""}}, "name": "IF", "offsetgroup": "IF", "orientation": "v", "showlegend": false, "type": "histogram", "x": {"elided": "134 str values"}, "xaxis": "x6", "yaxis": "y6"}, {"alignmentgroup": "True", "bingroup": "x", "hovertemplate": "clarity=%{x}<br>color=D<br>count=%{y}<extra></extra>", "legendgroup": "IF", "marker": {"color": "rgb(201, 219, 116)", "pattern": {"shape": ""}}, "name": "IF", "offsetgroup": "IF", "orientation": "v", "showlegend": false, "type": "histogram", "x": ["IF", "IF", "IF", "IF", "IF", "IF", "IF", "IF", "IF", "IF", "IF", "IF", "IF"], "xaxis": "x7", "yaxis": "y7"}], "layout": {"annotations": [{"font": {}, "showarrow": false, "text": "color=E", "x": 0.06286, "xanchor": "center", "xref": "paper", "y": 1, "yanchor": "bottom", "yref": "paper"}, {"font": {}, "showarrow": false, "text": "color=J", "x": 0.2086, "xanchor": "center", "xref": "paper", "y": 1, "yanchor": "bottom", "yref": "paper"}, {"font": {}, "showarrow": false, "text": "color=I", "x": 0.3543, "xanchor": "center", "xref": "paper", "y": 1, "yanchor": "bottom", "yref": "paper"}, {"font": {}, "showarrow": false, "text": "color=F", "x": 0.5, "xanchor": "center", "xref": "paper", "y": 1, "yanchor": "bottom", "yref": "paper"}, {"font": {}, "showarrow": false, "text": "color=H", "x": 0.6457, "xanchor": "center", "xref": "paper", "y": 1, "yanchor": "bottom", "yref": "paper"}, {"font": {}, "showarrow": false, "text": "color=G", "x": 0.7914, "xanchor": "center", "xref": "paper", "y": 1, "yanchor": "bottom", "yref": "paper"}, {"font": {}, "showarrow": false, "text": "color=D", "x": 0.9371, "xanchor": "center", "xref": "paper", "y": 1, "yanchor": "bottom", "yref": "paper"}], "autosize": true, "barmode": "relative", "legend": {"title": {"text": "clarity"}, "tracegroupgap": 0}, "title": {"text": "Clarity By Each Color"}, "xaxis": {"anchor": "y", "autorange": true, "categoryarray": ["SI1", "VS2", "I1", "VS1", "SI2", "VVS2", "VVS1", "IF"], "categoryorder": "array", "domain": [0, 0.1257], "range": [-0.5, 7.5], "title": {"text": "clarity"}, "type": "category"}, "xaxis2": {"anchor": "y2", "autorange": true, "categoryarray": ["SI1", "VS2", "I1", "VS1", "SI2", "VVS2", "VVS1", "IF"], "categoryorder": "array", "domain": [0.1457, 0.2714], "matches": "x", "range": [-0.5, 7.5], "title": {"text": "clarity"}, "type": "category"}, "xaxis3": {"anchor": "y3", "autorange": true, "categoryarray": ["SI1", "VS2", "I1", "VS1", "SI2", "VVS2", "VVS1", "IF"], "categoryorder": "array", "domain": [0.2914, 0.4171], "matches": "x", "range": [-0.5, 7.5], "title": {"text": "clarity"}, "type": "category"}, "xaxis4": {"anchor": "y4", "autorange": true, "categoryarray": ["SI1", "VS2", "I1", "VS1", "SI2", "VVS2", "VVS1", "IF"], "categoryorder": "array", "domain": [0.4371, 0.5629], "matches": "x", "range": [-0.5, 7.5], "title": {"text": "clarity"}, "type": "category"}, "xaxis5": {"anchor": "y5", "autorange": true, "categoryarray": ["SI1", "VS2", "I1", "VS1", "SI2", "VVS2", "VVS1", "IF"], "categoryorder": "array", "domain": [0.5829, 0.7086], "matches": "x", "range": [-0.5, 7.5], "title": {"text": "clarity"}, "type": "category"}, "xaxis6": {"anchor": "y6", "autorange": true, "categoryarray": ["SI1", "VS2", "I1", "VS1", "SI2", "VVS2", "VVS1", "IF"], "categoryorder": "array", "domain": [0.7286, 0.8543], "matches": "x", "range": [-0.5, 7.5], "title": {"text": "clarity"}, "type": "category"}, "xaxis7": {"anchor": "y7", "autorange": true, "categoryarray": ["SI1", "VS2", "I1", "VS1", "SI2", "VVS2", "VVS1", "IF"], "categoryorder": "array", "domain": [0.8743, 1.0], "matches": "x", "range": [-0.5, 7.5], "title": {"text": "clarity"}, "type": "category"}, "yaxis": {"anchor": "x", "autorange": true, "domain": [0, 1], "range": [0, 520], "title": {"text": "count"}}, "yaxis2": {"anchor": "x2", "autorange": true, "domain": [0, 1], "matches": "y", "range": [0, 520], "showticklabels": false}, "yaxis3": {"anchor": "x3", "autorange": true, "domain": [0, 1], "matches": "y", "range": [0, 520], "showticklabels": false}, "yaxis4": {"anchor": "x4", "autorange": true, "domain": [0, 1], "matches": "y", "range": [0, 520], "showticklabels": false}, "yaxis5": {"anchor": "x5", "autorange": true, "domain": [0, 1], "matches": "y", "range": [0, 520], "showticklabels": false}, "yaxis6": {"anchor": "x6", "autorange": true, "domain": [0, 1], "matches": "y", "range": [0, 520], "showticklabels": false}, "yaxis7": {"anchor": "x7", "autorange": true, "domain": [0, 1], "matches": "y", "range": [0, 520], "showticklabels": false}}}
